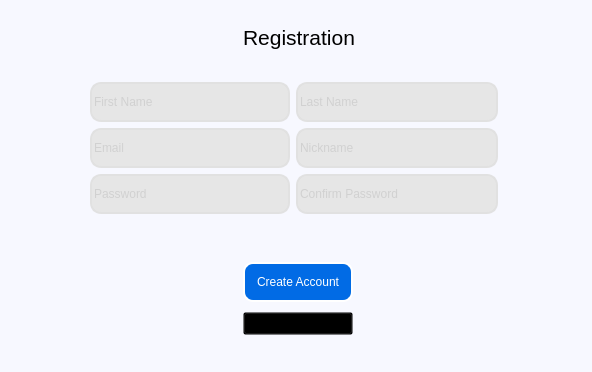
<?xml version="1.0" encoding="UTF-8"?>
<ui version="4.0">
 <class>RegistrationWindow</class>
 <widget class="QMainWindow" name="RegistrationWindow">
  <property name="geometry">
   <rect>
    <x>0</x>
    <y>0</y>
    <width>592</width>
    <height>372</height>
   </rect>
  </property>
  <property name="windowTitle">
   <string>MainWindow</string>
  </property>
  <property name="autoFillBackground">
   <bool>false</bool>
  </property>
  <property name="styleSheet">
   <string notr="true">background-color: rgb(247, 248, 255);</string>
  </property>
  <widget class="QWidget" name="centralwidget">
   <widget class="QWidget" name="formLayoutWidget">
    <property name="geometry">
     <rect>
      <x>90</x>
      <y>82</y>
      <width>408</width>
      <height>171</height>
     </rect>
    </property>
    <layout class="QFormLayout" name="formLayout_2">
     <property name="fieldGrowthPolicy">
      <enum>QFormLayout::AllNonFixedFieldsGrow</enum>
     </property>
     <property name="labelAlignment">
      <set>Qt::AlignJustify|Qt::AlignVCenter</set>
     </property>
     <property name="formAlignment">
      <set>Qt::AlignJustify|Qt::AlignTop</set>
     </property>
     <item row="0" column="1">
      <widget class="QLineEdit" name="edit_surname">
       <property name="minimumSize">
        <size>
         <width>200</width>
         <height>40</height>
        </size>
       </property>
       <property name="styleSheet">
        <string notr="true">background-color:rgb(230, 230, 230);
color:rgb(188, 188, 188);
font: 75 8pt &quot;SansSerif&quot;;
border-style:solid;
border-width:2px;
border-radius:11px;
border-color:rgb(225, 225, 225);
</string>
       </property>
       <property name="text">
        <string/>
       </property>
       <property name="cursorPosition">
        <number>0</number>
       </property>
       <property name="placeholderText">
        <string>Last Name</string>
       </property>
      </widget>
     </item>
     <item row="1" column="0">
      <widget class="QLineEdit" name="edit_email">
       <property name="minimumSize">
        <size>
         <width>200</width>
         <height>40</height>
        </size>
       </property>
       <property name="styleSheet">
        <string notr="true">background-color:rgb(230, 230, 230);
color:rgb(188, 188, 188);
font: 75 8pt &quot;SansSerif&quot;;
border-style:solid;
border-width:2px;
border-radius:11px;
border-color:rgb(225, 225, 225);</string>
       </property>
       <property name="text">
        <string/>
       </property>
       <property name="placeholderText">
        <string>Email</string>
       </property>
      </widget>
     </item>
     <item row="1" column="1">
      <widget class="QLineEdit" name="edit_login">
       <property name="minimumSize">
        <size>
         <width>200</width>
         <height>40</height>
        </size>
       </property>
       <property name="styleSheet">
        <string notr="true">background-color:rgb(230, 230, 230);
color:rgb(188, 188, 188);
font: 75 8pt &quot;SansSerif&quot;;
border-style:solid;
border-width:2px;
border-radius:11px;
border-color:rgb(225, 225, 225);</string>
       </property>
       <property name="text">
        <string/>
       </property>
       <property name="placeholderText">
        <string>Nickname</string>
       </property>
      </widget>
     </item>
     <item row="2" column="0">
      <widget class="QLineEdit" name="edit_password">
       <property name="minimumSize">
        <size>
         <width>200</width>
         <height>40</height>
        </size>
       </property>
       <property name="styleSheet">
        <string notr="true">background-color:rgb(230, 230, 230);
color:rgb(188, 188, 188);
font: 75 8pt &quot;SansSerif&quot;;
border-style:solid;
border-width:2px;
border-radius:11px;
border-color:rgb(225, 225, 225);</string>
       </property>
       <property name="text">
        <string/>
       </property>
       <property name="echoMode">
        <enum>QLineEdit::Password</enum>
       </property>
       <property name="placeholderText">
        <string>Password</string>
       </property>
      </widget>
     </item>
     <item row="2" column="1">
      <widget class="QLineEdit" name="edit_confirm_password">
       <property name="minimumSize">
        <size>
         <width>200</width>
         <height>40</height>
        </size>
       </property>
       <property name="styleSheet">
        <string notr="true">background-color:rgb(230, 230, 230);
color:rgb(188, 188, 188);
font: 75 8pt &quot;SansSerif&quot;;
border-style:solid;
border-width:2px;
border-radius:11px;
border-color:rgb(225, 225, 225);</string>
       </property>
       <property name="text">
        <string/>
       </property>
       <property name="echoMode">
        <enum>QLineEdit::Password</enum>
       </property>
       <property name="placeholderText">
        <string>Confirm Password</string>
       </property>
      </widget>
     </item>
     <item row="0" column="0">
      <widget class="QLineEdit" name="edit_name">
       <property name="minimumSize">
        <size>
         <width>200</width>
         <height>40</height>
        </size>
       </property>
       <property name="styleSheet">
        <string notr="true">background-color:rgb(230, 230, 230);
color:rgb(188, 188, 188);
font: 75 8pt &quot;SansSerif&quot;;
border-style:solid;
border-width:2px;
border-radius:11px;
border-color:rgb(225, 225, 225);</string>
       </property>
       <property name="text">
        <string/>
       </property>
       <property name="alignment">
        <set>Qt::AlignLeading|Qt::AlignLeft|Qt::AlignVCenter</set>
       </property>
       <property name="placeholderText">
        <string>First Name</string>
       </property>
      </widget>
     </item>
     <item row="3" column="1">
      <widget class="QLabel" name="label_password_error">
       <property name="font">
        <font>
         <family>Sans Serif</family>
         <pointsize>8</pointsize>
         <weight>50</weight>
         <italic>false</italic>
         <bold>false</bold>
        </font>
       </property>
       <property name="styleSheet">
        <string notr="true">font: 8pt &quot;Sans Serif&quot;;
color: rgb(255, 47, 57);</string>
       </property>
       <property name="text">
        <string/>
       </property>
      </widget>
     </item>
    </layout>
   </widget>
   <widget class="QPushButton" name="button_sign_up">
    <property name="geometry">
     <rect>
      <x>243</x>
      <y>262</y>
      <width>110</width>
      <height>40</height>
     </rect>
    </property>
    <property name="styleSheet">
     <string notr="true">background-color:rgb(1, 107, 229);
color:white;
font: 75 10pt &quot;SansSerif&quot;;
border-style:outset;
border-width:2px;
border-radius:10px;
border-color:white;</string>
    </property>
    <property name="text">
     <string>Create Account</string>
    </property>
   </widget>
   <widget class="QPushButton" name="button_cancel">
    <property name="geometry">
     <rect>
      <x>243</x>
      <y>312</y>
      <width>110</width>
      <height>23</height>
     </rect>
    </property>
    <property name="styleSheet">
     <string notr="true">background: transparent;
font: 75 8pt &quot;SansSerif&quot;;</string>
    </property>
    <property name="text">
     <string>Cancel</string>
    </property>
   </widget>
   <widget class="QLabel" name="label_registration">
    <property name="geometry">
     <rect>
      <x>243</x>
      <y>22</y>
      <width>115</width>
      <height>30</height>
     </rect>
    </property>
    <property name="font">
     <font>
      <family>SansSerif</family>
      <pointsize>16</pointsize>
      <weight>9</weight>
      <italic>false</italic>
      <bold>false</bold>
     </font>
    </property>
    <property name="styleSheet">
     <string notr="true">font: 75 16pt &quot;SansSerif&quot;;</string>
    </property>
    <property name="text">
     <string>Registration</string>
    </property>
   </widget>
   <widget class="QLabel" name="label_nickname_error">
    <property name="geometry">
     <rect>
      <x>505</x>
      <y>140</y>
      <width>71</width>
      <height>20</height>
     </rect>
    </property>
    <property name="font">
     <font>
      <family>Sans Serif</family>
      <pointsize>8</pointsize>
      <weight>50</weight>
      <italic>false</italic>
      <bold>false</bold>
     </font>
    </property>
    <property name="styleSheet">
     <string notr="true">font: 8pt &quot;Sans Serif&quot;;
color: rgb(255, 47, 57);
</string>
    </property>
    <property name="text">
     <string/>
    </property>
   </widget>
  </widget>
  <widget class="QMenuBar" name="menubar">
   <property name="geometry">
    <rect>
     <x>0</x>
     <y>0</y>
     <width>592</width>
     <height>21</height>
    </rect>
   </property>
  </widget>
  <widget class="QStatusBar" name="statusbar"/>
 </widget>
 <resources/>
 <connections/>
</ui>
